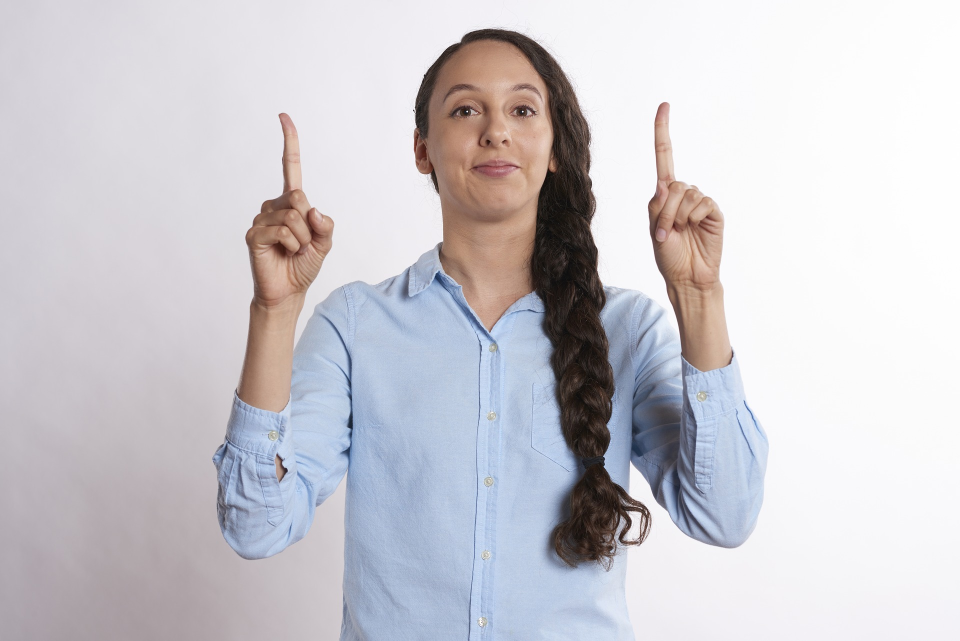
#> input picture media/img/person_pointing.jpg, 1920 x 1281 px, given in place of the camera (shown at 1/2 size)
$ python video_skin_detection.py
#> lines starting #> are read from the running program, lines starting #| are printed output that depends on the picture; after the words box and inside, x2 and y2 are one past the last pixel; in counts of white or black regions, pixels touching at a corner belong together
import numpy as np
import argparse
import cv2


def detect_and_display_skin(vid_src):
#> called with vid_src = 0
    cap = cv2.VideoCapture(vid_src)

    # define the upper and lower boundaries of the YCrCb pixels
    # intensities to be considered 'skin'
    min_YCrCb = np.array([0, 133, 77], np.uint8)
    max_YCrCb = np.array([235, 173, 127], np.uint8)
    kernel = cv2.getStructuringElement(cv2.MORPH_ELLIPSE, (7, 7))
    while True:
        _, frame = cap.read()
#> frame is the input picture: shape (1281, 1920, 3); mean B, G, R 206.9, 201.4, 203.6
        frame = cv2.flip(frame, 1)
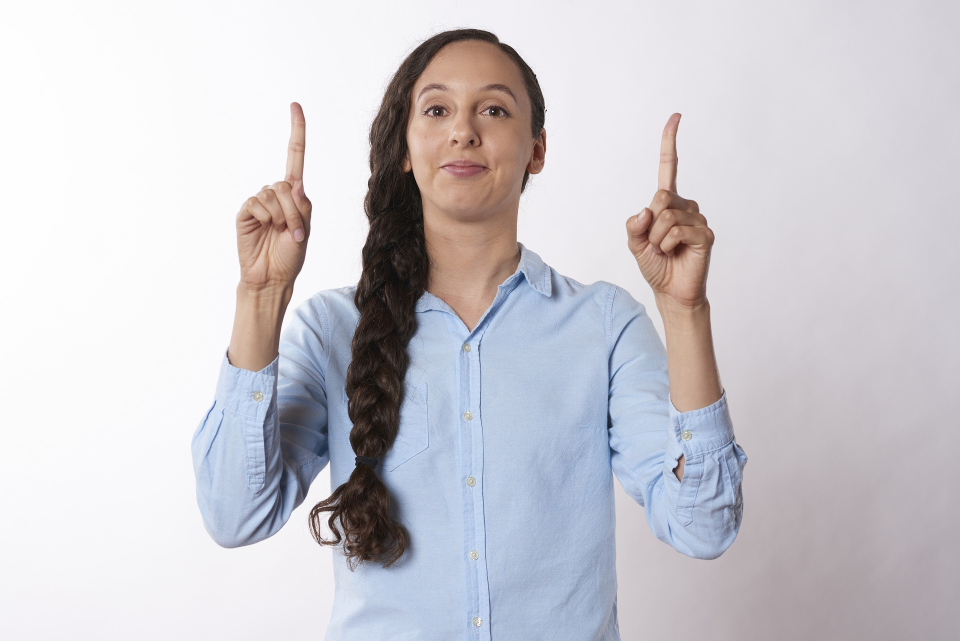
#> frame: shape (1281, 1920, 3) (shown at 1/2 size); mean B, G, R 206.9, 201.4, 203.6

        # Get pointer to video frames from primary device
        YCrCb_converted = cv2.cvtColor(frame, cv2.COLOR_BGR2YCR_CB)
#> YCrCb_converted: shape (1281, 1920, 3); mean of channels 0, 1, 2 202.6, 128.8, 130.3
        skinMask = cv2.inRange(YCrCb_converted, min_YCrCb, max_YCrCb)
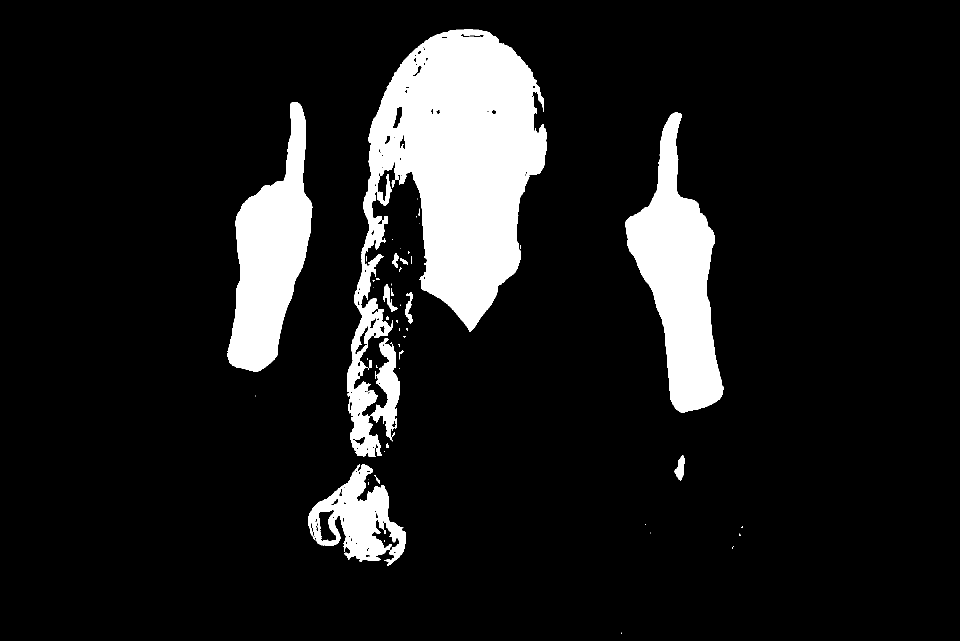
#> skinMask: shape (1281, 1920) (shown at 1/2 size); 11.4% white; 50 white regions (31 under 20 px), largest, box (x1, y1, x2, y2) and area: (694, 58, 1093, 913) 155411, (1251, 225, 1447, 825) 55920, (455, 204, 625, 744) 48059
        skinMask = cv2.erode(skinMask, kernel, iterations=2)
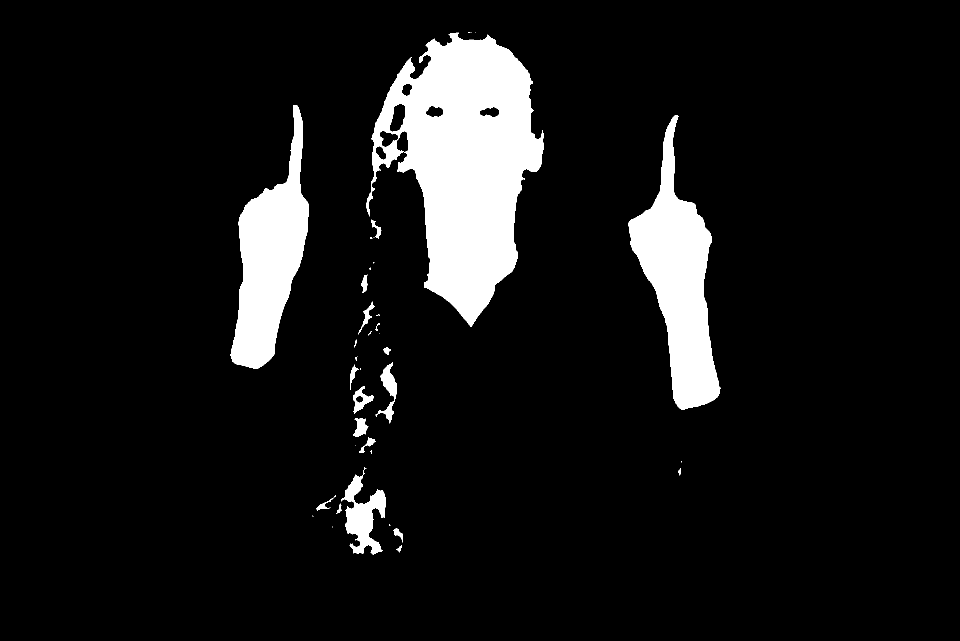
#> skinMask: shape (1281, 1920) (shown at 1/2 size); 8.7% white; 40 white regions (19 under 20 px), largest, box (x1, y1, x2, y2) and area: (733, 65, 1087, 654) 114459, (1257, 231, 1441, 819) 47544, (461, 210, 618, 738) 40553
        skinMask = cv2.dilate(skinMask, kernel, iterations=2)
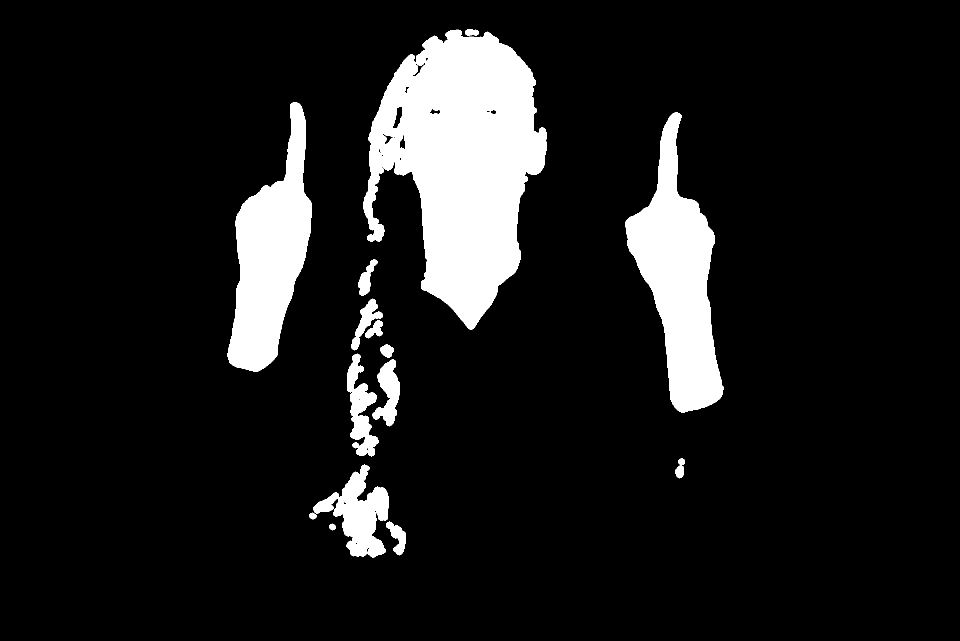
#> skinMask: shape (1281, 1920) (shown at 1/2 size); 10.8% white; 15 white regions, largest, box (x1, y1, x2, y2) and area: (727, 59, 1093, 660) 132024, (1251, 225, 1447, 825) 55870, (455, 204, 624, 744) 48005
        skinMask = cv2.GaussianBlur(skinMask, (3, 3), 0)
        skin = cv2.bitwise_and(frame, frame, mask=skinMask)
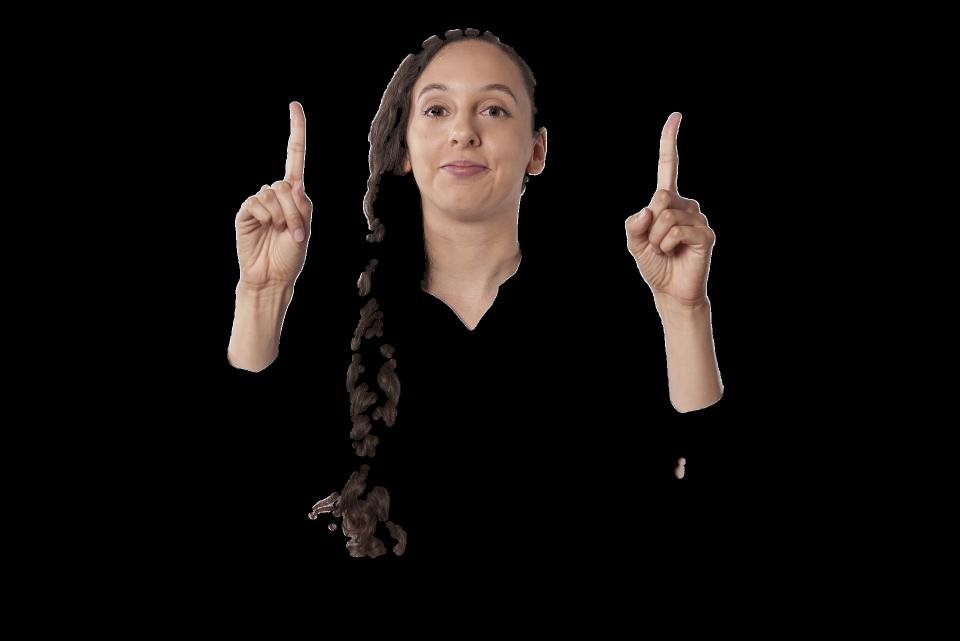
#> skin: shape (1281, 1920, 3) (shown at 1/2 size); mean B, G, R 12, 13.6, 17.2

        # set all non-black pixels to white
        skin[np.where((skin != [0, 0, 0]).all(axis=2))] = [255, 255, 255]
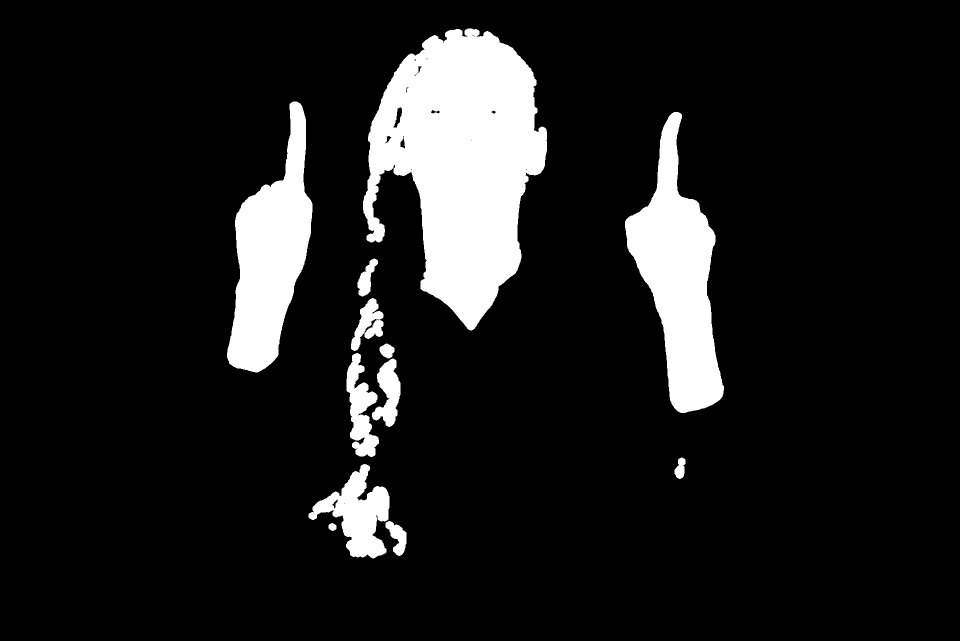
#> skin: shape (1281, 1920, 3) (shown at 1/2 size); 11.23% of pixels changed, all inside (x1, y1, x2, y2) = (454, 57, 1448, 1117)
        # Display the resulting frame
        cv2.imshow("orig", frame)
        cv2.imshow("detected", skin)

        if cv2.waitKey(1) & 0xFF == ord("q"):
#> (key q is pressed here)
            break

    # When everything done, release the capture
    cap.release()
    cv2.destroyAllWindows()


def main():
    parser = argparse.ArgumentParser()
    parser.add_argument(
        "-v",
        "--video_path",
        type=str,
        help="""Video path where skin detection is done.
                                If no path is provided, cv2 tries to use webcam""",
    )
    args = parser.parse_args()
    vid_src = args.video_path if args.video_path is not None else 0
    detect_and_display_skin(vid_src)


# Running the Program
if __name__ == "__main__":
    main()
